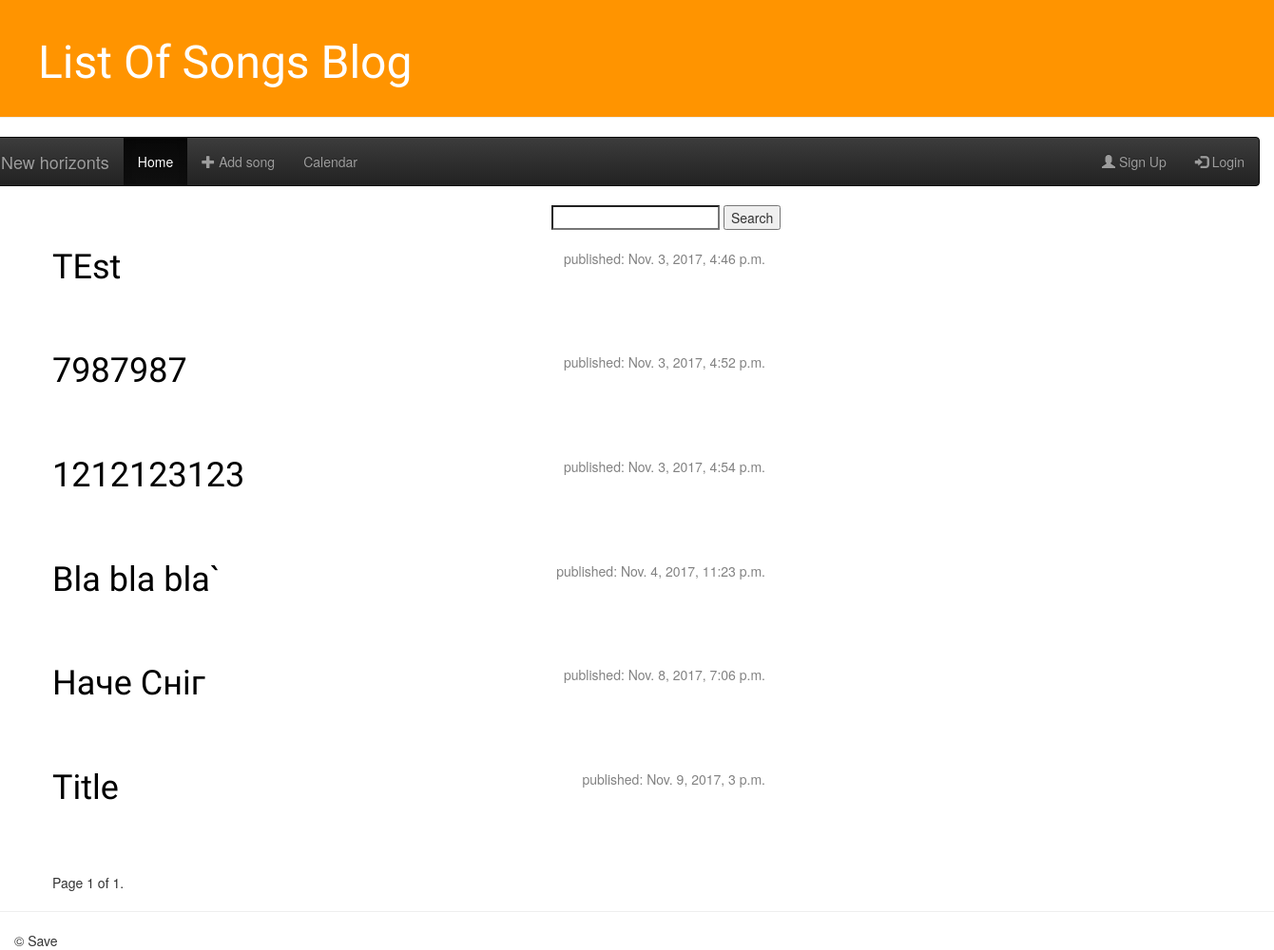
/, run on an earlier commit of the app's database.
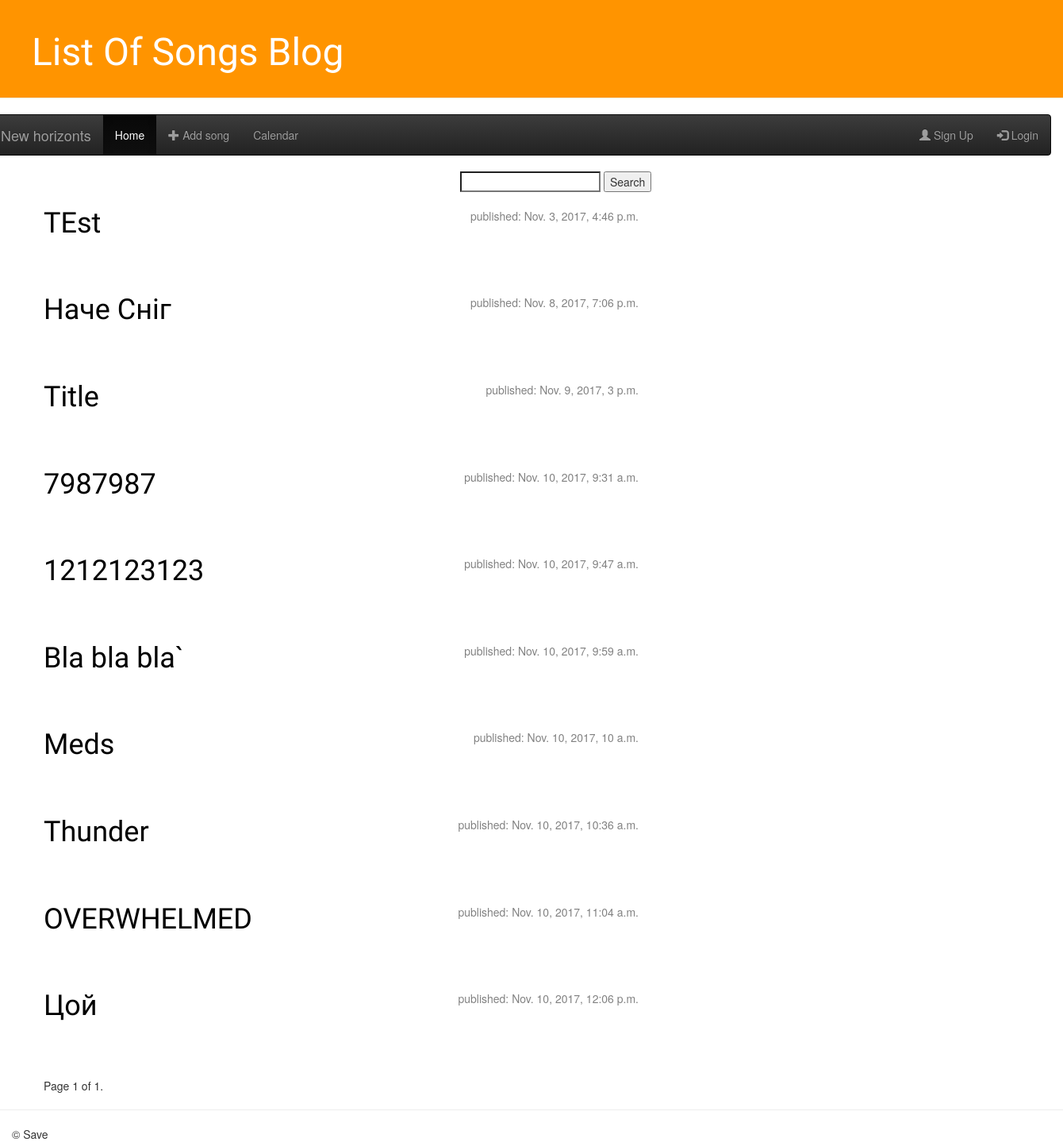
And on a later commit of the database.
### blog/models.py (models this page shows, shortened)
class Post(models.Model):
    author = models.ForeignKey('auth.User')
    title = models.CharField(max_length=200)
    text = models.TextField()
    image = models.FileField(null = True, blank = True)
    music = models.FileField(null=True, blank=True)
    created_date = models.DateTimeField(
            default=timezone.now)
    published_date = models.DateTimeField(
            blank=True, null=True)

### blog/views.py (the view)
# urls.py: url(r'^$', views.post_list, name='post_list'),
def post_list(request):
    query = request.GET.get("query")
    if query:
        posts = Post.objects.filter(title__icontains=query)
    else:
        posts = Post.objects.filter(published_date__lte=timezone.now()).order_by('published_date')
    paginator = Paginator(posts, 10)
    page = request.GET.get('page')
    try:
        posts = paginator.page(page)
    except PageNotAnInteger:
        posts = paginator.page(1)
    except EmptyPage:
        posts = paginator.page(paginator.num_pages)
    context = {"posts": posts}
    return render(request, 'blog/post_list.html', context)

### blog/templates/blog/post_list.html (shortened to what this page needs)
{% extends 'blog/base.html' %}
{% block content %}
<form method="GET" action="" style="position:relative;left:70%;">
<input type="search" name="query" value="{{request.GET.query}}"/>
<input type="submit" value="Search"/>
</form>
            {% for post in posts %}
            <div class="post">
                <div class="date">
                    <p>published: {{ post.published_date }}</p>
                </div>
                <h1><a href="{% url 'post_detail' pk=post.pk %}">{{ post.title }}</a></h1>
                </div>
            {% endfor %}
<div class="wrapper">
    <span class="step-links">
        <span class="current">
            Page {{ posts.number }} of {{ posts.paginator.num_pages }}.
        </span>
    </span>
</div>
{% endblock %}

### blog/templates/blog/base.html (shortened to what this page needs)
{% load staticfiles %}
<html>
<head>
    <link rel="stylesheet" href="//maxcdn.bootstrapcdn.com/bootstrap/3.2.0/css/bootstrap.min.css">
    <link rel="stylesheet" href="//maxcdn.bootstrapcdn.com/bootstrap/3.2.0/css/bootstrap-theme.min.css">
    <link rel="stylesheet" href="https://maxcdn.bootstrapcdn.com/bootstrap/3.3.7/css/bootstrap.min.css">
    <link rel="stylesheet" href="{% static 'css/main.css' %}">
<link rel="stylesheet" href="{% static 'css/text.css' %}">
<link rel="stylesheet" href="//maxcdn.bootstrapcdn.com/font-awesome/4.3.0/css/font-awesome.min.css">
</head>
<body>
<div class="page-header" style="width:100%">
    <h1><a href="/">List Of Songs Blog</a></h1>
</div>
<div class="row" id="sub-header" style="width:100%">
    <nav class="navbar navbar-inverse">
        <div class="container-fluid">
            <div class="navbar-header">
                <a class="navbar-brand" href="http://www.horizonlviv.org/">New horizonts</a>
            </div>
            <ul class="nav navbar-nav">
                <li class="active"><a href="/">Home</a></li>
                <li><a href="{% url 'post_new' %}"><span class="glyphicon glyphicon-plus"></span>  Add song</a></li>
                <li><a href="#">Calendar</a></li>
            </ul>
            <ul class="nav navbar-nav navbar-right">
                <li><a href="{% url 'login' %}"><span class="glyphicon glyphicon-user"></span> Sign Up</a></li>
                <li><a href="{% url 'register'%}"><span class="glyphicon glyphicon-log-in"></span> Login</a></li>
            </ul>
        </div>
    </nav>
</div>
<div class="content container">
    <div class="row">
        <div class="col-md-8">
            {% block content %}
            {% endblock %}
        </div>
    </div>
</div>
<hr>
<footer>
    <div class="container-fluid">
        <span>© Save</span>
    </div>
</footer>
</body>
</html>

### blog/static/css/main.css (style rules this page uses)
.page-header h1, h2, .page-header h1 a, .page-header h1 a:visited, .page-header h1 a:active { color: #ffffff; font-size: 36pt; text-decoration: none; }
.content { margin-left: 40px; }
h1, h2, h3, h4 { font-family: 'Lobster', cursive; }
.date { float: right; color: #828282; }
.post { margin-bottom: 70px; }
.post h1 a, .post h1 a:visited { color: #000000; }

What changed in the data, as far as the page shows it:
shown differently, row unchanged: Post "Наче Сніг": moves up the list
shown differently, row unchanged: Post "Title": moves up the list
changed Post: published_date "Nov. 3, 2017, 4:52 p.m." → "Nov. 10, 2017, 9:31 a.m."
changed Post: published_date "Nov. 3, 2017, 4:54 p.m." → "Nov. 10, 2017, 9:47 a.m."
changed Post "Bla bla bla`": published_date "Nov. 4, 2017, 11:23 p.m." → "Nov. 10, 2017, 9:59 a.m."
added Post: published_date "Nov. 10, 2017, 10 a.m.", title "Meds"
added Post: published_date "Nov. 10, 2017, 10:36 a.m.", title "Thunder"
added Post: published_date "Nov. 10, 2017, 11:04 a.m.", title "OVERWHELMED"
added Post: published_date "Nov. 10, 2017, 12:06 p.m.", title "Цой"
